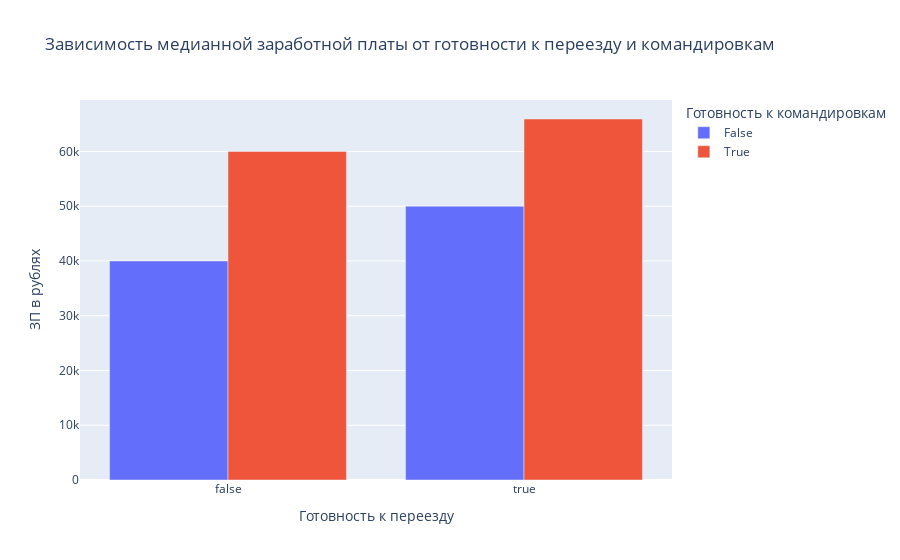

Notebook code cell kept with this figure:
### Markdown cell above
6. Постройте **многоуровневую столбчатую диаграмму**, которая показывает зависимость медианной заработной платы (**"ЗП (руб)"**) от признаков **"Готовность к переезду"** и **"Готовность к командировкам"**. Проанализируйте график, сравнив уровень заработной платы в категориях.

### Code cell
graph_df = new_df

# Отбираем данные с желаемой ЗП меньше 1 млн рублей
df_filtered = graph_df[graph_df['ЗП в рублях'] < 1000000]

# Группируем данные по готовности к переезду и командировкам и рассчитываем медианную ЗП для каждой группы
median_salary_by_relocation_and_business_trips = graph_df.groupby(['Готовность к переезду', 'Готовность к командировкам'])['ЗП в рублях'].median().reset_index()

# Строим многоуровневую столбчатую диаграмму
fig = px.bar(median_salary_by_relocation_and_business_trips,
                x='Готовность к переезду',
                y='ЗП в рублях',
                color='Готовность к командировкам',
                barmode='group',
                title='Зависимость медианной заработной платы от готовности к переезду и командировкам')

# Показываем график
fig.show()

### Figure 1 — Plotly figure (JSON) as saved in the notebook; plotly's stock layout.template omitted (floating-point values rounded to 4 significant figures)
{"data": [{"alignmentgroup": "True", "hovertemplate": "Готовность к командировкам=False<br>Готовность к переезду=%{x}<br>ЗП в рублях=%{y}<extra></extra>", "legendgroup": "False", "marker": {"color": "#636efa", "pattern": {"shape": ""}}, "name": "False", "offsetgroup": "False", "orientation": "v", "showlegend": true, "textposition": "auto", "type": "bar", "x": [false, true], "xaxis": "x", "y": [40000, 50000], "yaxis": "y"}, {"alignmentgroup": "True", "hovertemplate": "Готовность к командировкам=True<br>Готовность к переезду=%{x}<br>ЗП в рублях=%{y}<extra></extra>", "legendgroup": "True", "marker": {"color": "#EF553B", "pattern": {"shape": ""}}, "name": "True", "offsetgroup": "True", "orientation": "v", "showlegend": true, "textposition": "auto", "type": "bar", "x": [false, true], "xaxis": "x", "y": [60000, 65920.0], "yaxis": "y"}], "layout": {"barmode": "group", "legend": {"title": {"text": "Готовность к командировкам"}, "tracegroupgap": 0}, "title": {"text": "Зависимость медианной заработной платы от готовности к переезду и командировкам"}, "xaxis": {"anchor": "y", "domain": [0, 1], "title": {"text": "Готовность к переезду"}}, "yaxis": {"anchor": "x", "domain": [0, 1], "title": {"text": "ЗП в рублях"}}}}
